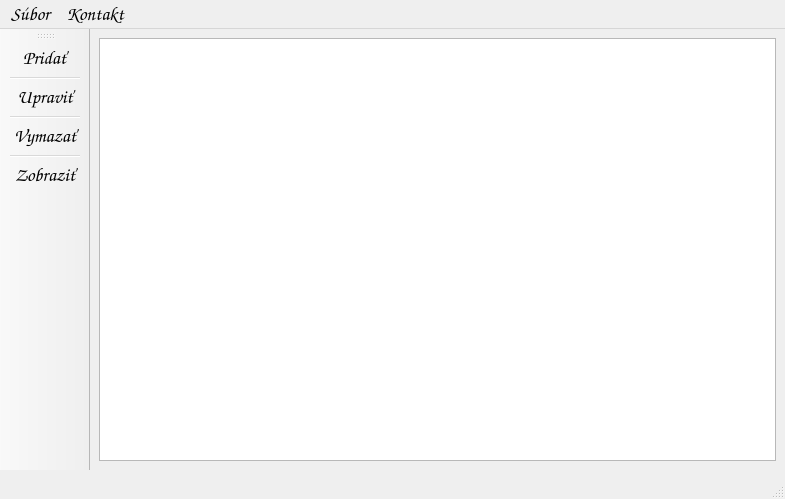
<?xml version="1.0" encoding="UTF-8"?>
<ui version="4.0">
 <class>MainWindow</class>
 <widget class="QMainWindow" name="MainWindow">
  <property name="geometry">
   <rect>
    <x>0</x>
    <y>0</y>
    <width>785</width>
    <height>499</height>
   </rect>
  </property>
  <property name="font">
   <font>
    <family>URW Chancery L</family>
    <pointsize>14</pointsize>
    <italic>true</italic>
   </font>
  </property>
  <property name="windowTitle">
   <string>MainWindow</string>
  </property>
  <widget class="QWidget" name="centralwidget">
   <layout class="QVBoxLayout" name="verticalLayout">
    <item>
     <widget class="QListWidget" name="zoznamKontaktov"/>
    </item>
   </layout>
  </widget>
  <widget class="QMenuBar" name="menubar">
   <property name="geometry">
    <rect>
     <x>0</x>
     <y>0</y>
     <width>785</width>
     <height>31</height>
    </rect>
   </property>
   <property name="font">
    <font>
     <family>Comic Sans MS</family>
     <pointsize>14</pointsize>
    </font>
   </property>
   <widget class="QMenu" name="menuS_bor">
    <property name="title">
     <string>Súbor</string>
    </property>
   </widget>
   <widget class="QMenu" name="menuKontakt">
    <property name="title">
     <string>Kontakt</string>
    </property>
    <addaction name="actionPridaj"/>
    <addaction name="actionVymazat"/>
    <addaction name="actionUpravit"/>
    <addaction name="actionZobrazi"/>
   </widget>
   <addaction name="menuS_bor"/>
   <addaction name="menuKontakt"/>
  </widget>
  <widget class="QStatusBar" name="statusbar"/>
  <widget class="QToolBar" name="toolBar">
   <property name="font">
    <font>
     <family>Comic Sans MS</family>
     <pointsize>14</pointsize>
     <weight>50</weight>
     <italic>false</italic>
     <bold>false</bold>
    </font>
   </property>
   <property name="windowTitle">
    <string>toolBar</string>
   </property>
   <property name="toolButtonStyle">
    <enum>Qt::ToolButtonTextUnderIcon</enum>
   </property>
   <attribute name="toolBarArea">
    <enum>LeftToolBarArea</enum>
   </attribute>
   <attribute name="toolBarBreak">
    <bool>false</bool>
   </attribute>
   <addaction name="actionPridaj"/>
   <addaction name="separator"/>
   <addaction name="actionUpravit"/>
   <addaction name="separator"/>
   <addaction name="actionVymazat"/>
   <addaction name="separator"/>
   <addaction name="actionZobrazi"/>
  </widget>
  <action name="actionPridaj">
   <property name="icon">
    <iconset resource="icony.qrc">
     <normaloff>:/toolbar/img/add-user-multi-size.ico</normaloff>:/toolbar/img/add-user-multi-size.ico</iconset>
   </property>
   <property name="text">
    <string>Pridať</string>
   </property>
  </action>
  <action name="actionVymazat">
   <property name="icon">
    <iconset resource="icony.qrc">
     <normaloff>:/toolbar/img/warning-38-multi-size.ico</normaloff>:/toolbar/img/warning-38-multi-size.ico</iconset>
   </property>
   <property name="text">
    <string>Vymazať</string>
   </property>
  </action>
  <action name="actionUpravit">
   <property name="icon">
    <iconset resource="icony.qrc">
     <normaloff>:/toolbar/img/edit-8-multi-size.ico</normaloff>:/toolbar/img/edit-8-multi-size.ico</iconset>
   </property>
   <property name="text">
    <string>Upraviť</string>
   </property>
  </action>
  <action name="actionZobrazi">
   <property name="icon">
    <iconset resource="icony.qrc">
     <normaloff>:/toolbar/img/show-property-multi-size.ico</normaloff>:/toolbar/img/show-property-multi-size.ico</iconset>
   </property>
   <property name="text">
    <string>Zobraziť</string>
   </property>
  </action>
 </widget>
 <resources>
  <include location="icony.qrc"/>
 </resources>
 <connections/>
</ui>
